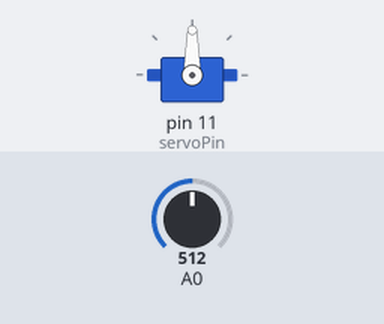
The sketch below on a simulated Arduino Uno, built with avr-gcc and run on an emulated ATmega328P. Parts: servo. The inputs (shaded band) are chosen by the test bench; at power-on: A0 = 512.

Above: at 1.2 s.
1.3 s: A0 set to 716
At 2.0 s:
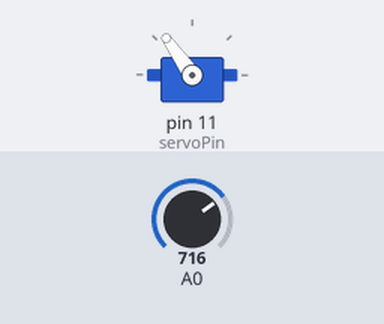
2.8 s: A0 set to 900
At 3.1 s:
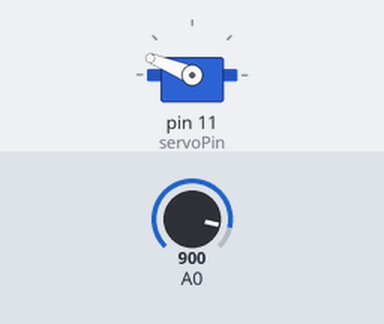
4.3 s: A0 set to 1023
At 5.4 s:
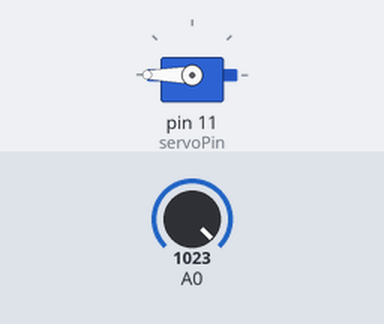
5.8 s: A0 set to 306
At 6.6 s:
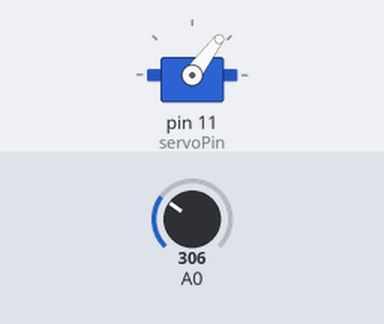
7.3 s: A0 set to 122
At 7.7 s:
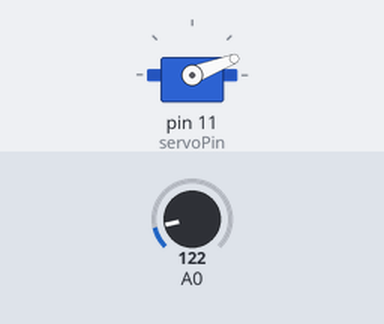
Timing chart, 0 to 9.8 s (numbered marks = the images above; inputs shaded):
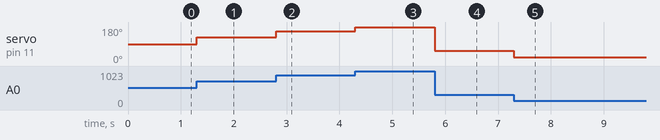

The sketch:

10-1_practice.ino
```cpp
#include <Servo.h>

Servo myServo;
int servoPin = 11;

void setup() {
  myServo.attach(servoPin);
}

void loop() {
  int value = analogRead(A0);
  int angle = map(value, 0, 1023, 0, 180);
  myServo.write(angle);
}
```

Measured:
- after the input at 1.3 s, servo on pin 11 (servoPin): 90° → 125° at once
- after the input at 2.8 s, servo on pin 11 (servoPin): 125° → 158° at once
- after the input at 4.3 s, servo on pin 11 (servoPin): 158° → 180° at once
- after the input at 5.8 s, servo on pin 11 (servoPin): 180° → 53° at once
- after the input at 7.3 s, servo on pin 11 (servoPin): 53° → 21° at once
